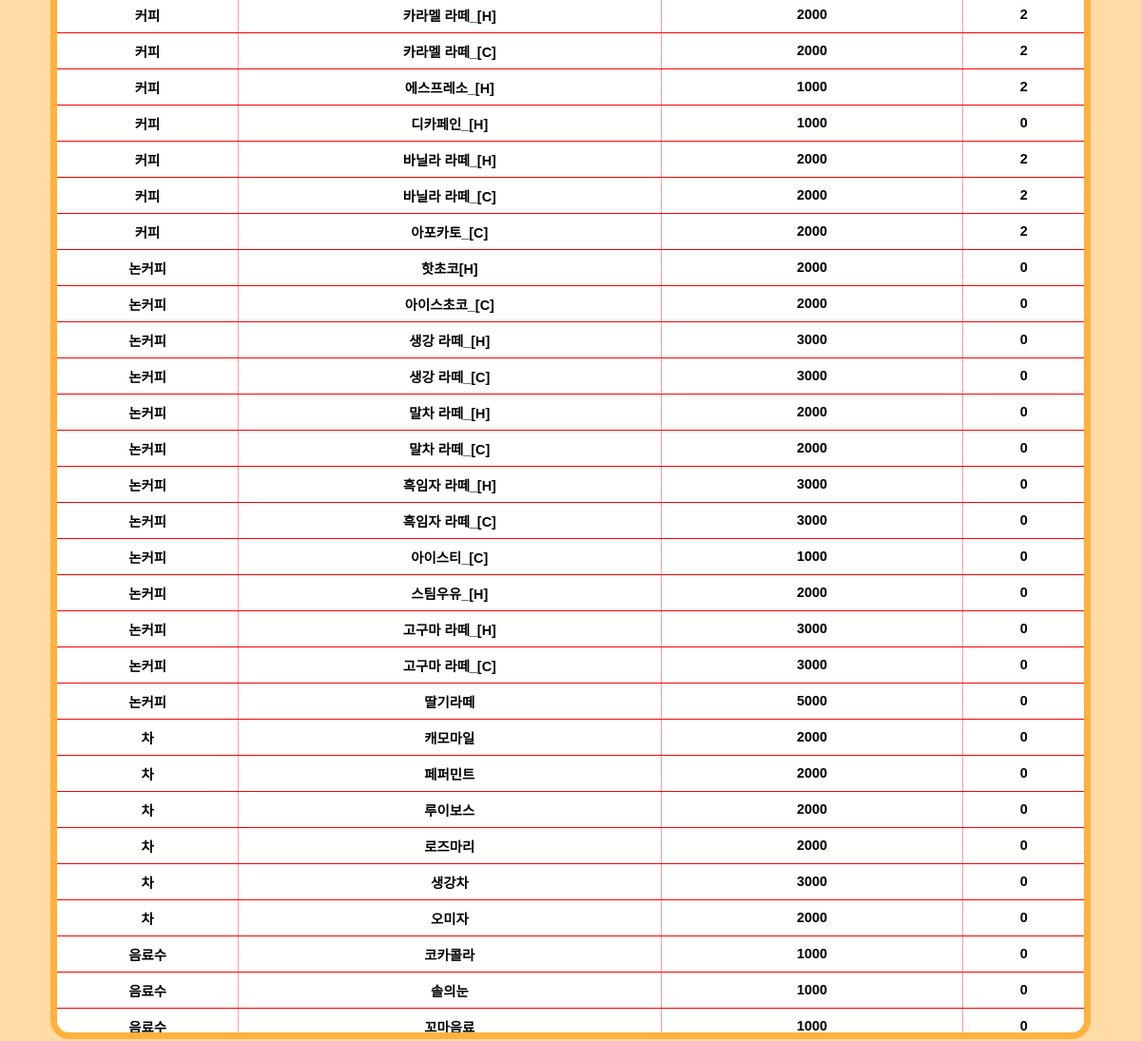
Before: /Menu_list/ (middle part) with the older database file.
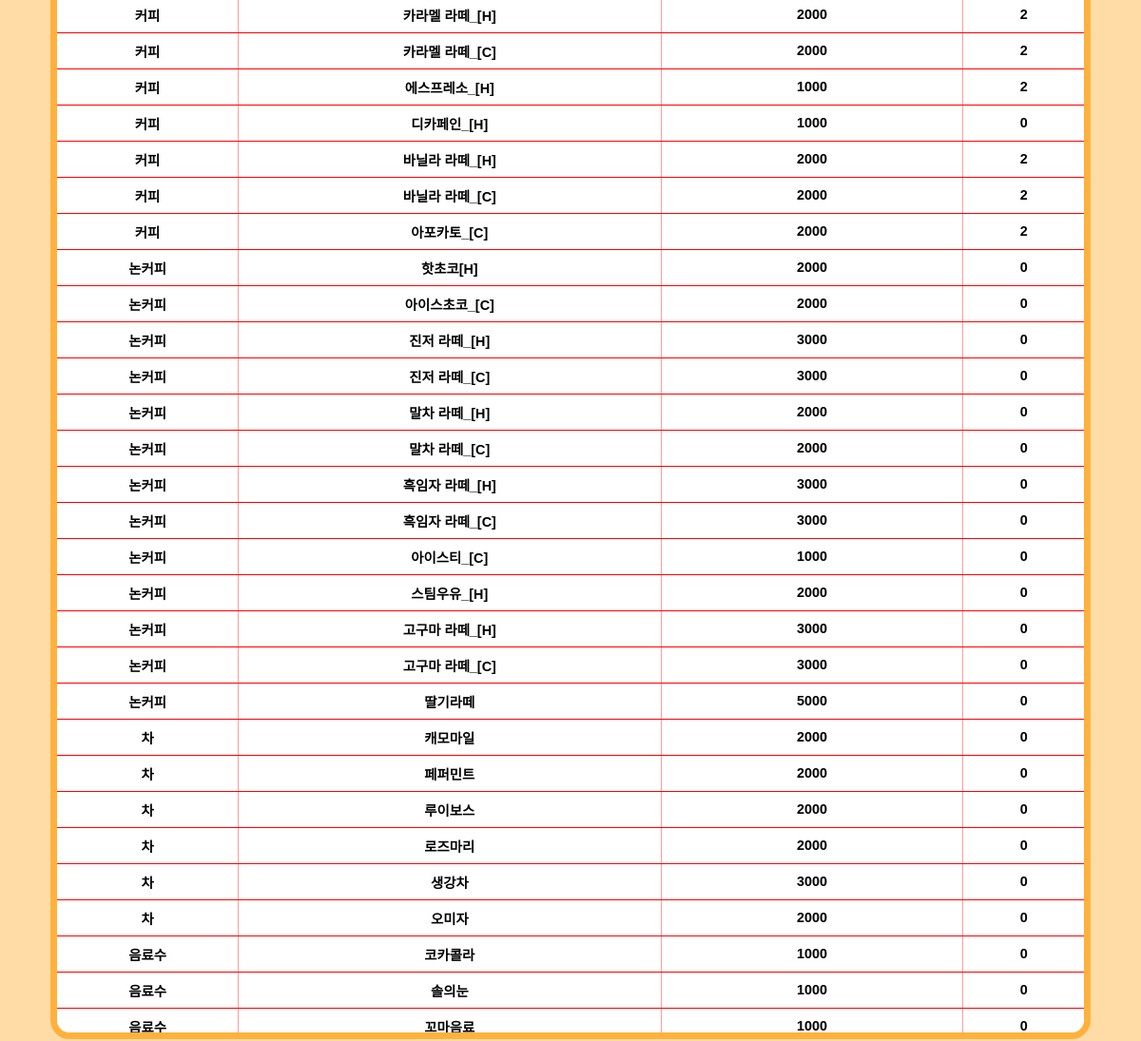
After: the same page with the newer database file.
### main/models.py (models this page shows, shortened)
class CafeMenu(models.Model):
    category = models.CharField(max_length=255)
    deg = models.CharField(max_length=255)
    en = models.CharField(max_length=255)
    name = models.CharField(max_length=255)
    price = models.DecimalField(max_digits=10, decimal_places=0)
    img = models.CharField(max_length=255)
    options = models.CharField(max_length=255, default='')
    shot = models.DecimalField(max_digits=10, decimal_places=0, null=True)
    deg_num = models.DecimalField(max_digits=10, decimal_places=0, null=True)

### main/views.py (the view)
# urls.py: path('Menu_list/', MenuList.as_view()),
class MenuList(APIView):
    def get(self, request):
        today = timezone.now().date()
        menu_list = CafeMenu.objects.all().order_by('id')
        cafeoption = CafeOption.objects.all()
        context = {
            'today': today,
            'menu_list': menu_list,
            'cafeoption': cafeoption,
        }
        return render(request, 'main/menu_list.html', context)

### templates/main/menu_list.html (shortened to what this page needs)
<!DOCTYPE html>
<html lang="en">
<head>
    {% load static %}
    {% load humanize %}
    <link rel="stylesheet" type="text/css" href="{% static 'menu_list/menu_list.css' %}">
</head>
<body>
<div class="menu-list-content">
    <div class="menu-list-container-view">
        <table>
            <tbody>
            {% for list in menu_list %}
            <tr>
                <td class="menu-category">
                    {{ list.category }}
                </td>
                <td class="menu-name">
                    {{ list.name }}
                </td>
                <td class="menu-price">
                    {{ list.price }}
                </td>
                <td class="menu-shot">
                    {{ list.shot }}
                </td>
            </tr>
            {% endfor %}
            </tbody>
        </table>
    </div>
</div>
</body>
</html>

Changed rows visible on the page:
changed CafeMenu: name "생강 라떼_[H]" → "진저 라떼_[H]"
changed CafeMenu: name "생강 라떼_[C]" → "진저 라떼_[C]"
